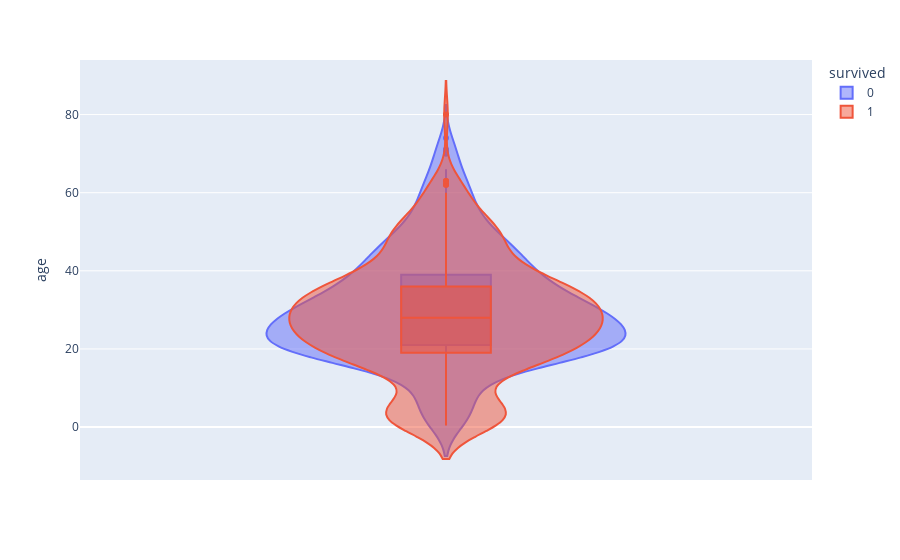

This figure's notebook cell:
### Code cell
px.violin(df,y='age',color='survived',box=True,violinmode='overlay')

### Figure 1 — Plotly figure (JSON) as saved in the notebook; plotly's stock layout.template omitted (floating-point values rounded to 4 significant figures; data arrays with more than 128 entries replaced by an {"elided": "..."} marker saying what was removed)
{"data": [{"alignmentgroup": "True", "box": {"visible": true}, "hovertemplate": "survived=0<br>age=%{y}<extra></extra>", "legendgroup": "0", "marker": {"color": "#636efa"}, "name": "0", "offsetgroup": "0", "orientation": "v", "scalegroup": "True", "showlegend": true, "type": "violin", "x0": " ", "xaxis": "x", "y": {"elided": "549 float values"}, "y0": " ", "yaxis": "y"}, {"alignmentgroup": "True", "box": {"visible": true}, "hovertemplate": "survived=1<br>age=%{y}<extra></extra>", "legendgroup": "1", "marker": {"color": "#EF553B"}, "name": "1", "offsetgroup": "1", "orientation": "v", "scalegroup": "True", "showlegend": true, "type": "violin", "x0": " ", "xaxis": "x", "y": {"elided": "342 float values"}, "y0": " ", "yaxis": "y"}], "layout": {"legend": {"title": {"text": "survived"}, "tracegroupgap": 0}, "margin": {"t": 60}, "violinmode": "overlay", "xaxis": {"anchor": "y", "domain": [0, 1]}, "yaxis": {"anchor": "x", "domain": [0, 1], "title": {"text": "age"}}}}
